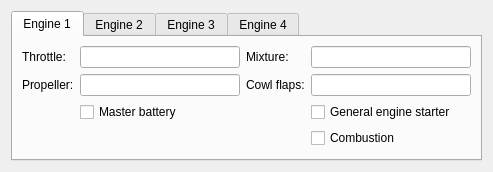
<?xml version="1.0" encoding="UTF-8"?>
<ui version="4.0">
 <class>EngineWidget</class>
 <widget class="QWidget" name="EngineWidget">
  <property name="geometry">
   <rect>
    <x>0</x>
    <y>0</y>
    <width>485</width>
    <height>169</height>
   </rect>
  </property>
  <property name="windowTitle">
   <string>Form</string>
  </property>
  <layout class="QGridLayout" name="gridLayout_4">
   <item row="0" column="0">
    <widget class="QTabWidget" name="tabWidget">
     <property name="currentIndex">
      <number>0</number>
     </property>
     <widget class="QWidget" name="tab">
      <attribute name="title">
       <string>Engine 1</string>
      </attribute>
      <layout class="QGridLayout" name="gridLayout">
       <property name="sizeConstraint">
        <enum>QLayout::SetMinimumSize</enum>
       </property>
       <item row="0" column="0">
        <layout class="QFormLayout" name="formLayout">
         <item row="0" column="0">
          <widget class="QLabel" name="label_33">
           <property name="text">
            <string>Throttle:</string>
           </property>
          </widget>
         </item>
         <item row="0" column="1">
          <widget class="QLineEdit" name="throttle1LineEdit">
           <property name="minimumSize">
            <size>
             <width>160</width>
             <height>0</height>
            </size>
           </property>
           <property name="readOnly">
            <bool>true</bool>
           </property>
          </widget>
         </item>
         <item row="1" column="0">
          <widget class="QLabel" name="label_47">
           <property name="text">
            <string>Propeller:</string>
           </property>
          </widget>
         </item>
         <item row="1" column="1">
          <widget class="QLineEdit" name="propeller1LineEdit">
           <property name="minimumSize">
            <size>
             <width>160</width>
             <height>0</height>
            </size>
           </property>
           <property name="readOnly">
            <bool>true</bool>
           </property>
          </widget>
         </item>
         <item row="2" column="1">
          <widget class="QCheckBox" name="masterBattery1CheckBox">
           <property name="text">
            <string>Master battery</string>
           </property>
          </widget>
         </item>
         <item row="3" column="1">
          <spacer name="verticalSpacer">
           <property name="orientation">
            <enum>Qt::Vertical</enum>
           </property>
           <property name="sizeHint" stdset="0">
            <size>
             <width>20</width>
             <height>40</height>
            </size>
           </property>
          </spacer>
         </item>
        </layout>
       </item>
       <item row="0" column="1">
        <layout class="QFormLayout" name="formLayout_2">
         <item row="0" column="0">
          <widget class="QLabel" name="label_51">
           <property name="text">
            <string>Mixture:</string>
           </property>
          </widget>
         </item>
         <item row="0" column="1">
          <widget class="QLineEdit" name="mixture1LineEdit">
           <property name="minimumSize">
            <size>
             <width>160</width>
             <height>0</height>
            </size>
           </property>
           <property name="readOnly">
            <bool>true</bool>
           </property>
          </widget>
         </item>
         <item row="1" column="0">
          <widget class="QLabel" name="label_55">
           <property name="text">
            <string>Cowl flaps:</string>
           </property>
          </widget>
         </item>
         <item row="1" column="1">
          <widget class="QLineEdit" name="cowlFlaps1LineEdit">
           <property name="minimumSize">
            <size>
             <width>160</width>
             <height>0</height>
            </size>
           </property>
           <property name="readOnly">
            <bool>true</bool>
           </property>
          </widget>
         </item>
         <item row="2" column="1">
          <widget class="QCheckBox" name="generalEngineStarter1CheckBox">
           <property name="text">
            <string>General engine starter</string>
           </property>
          </widget>
         </item>
         <item row="3" column="1">
          <widget class="QCheckBox" name="generalEngineCombustion1CheckBox">
           <property name="text">
            <string>Combustion</string>
           </property>
          </widget>
         </item>
        </layout>
       </item>
      </layout>
     </widget>
     <widget class="QWidget" name="tab_2">
      <attribute name="title">
       <string>Engine 2</string>
      </attribute>
      <layout class="QGridLayout" name="gridLayout_2">
       <property name="sizeConstraint">
        <enum>QLayout::SetMinimumSize</enum>
       </property>
       <item row="0" column="0">
        <layout class="QFormLayout" name="formLayout_7">
         <item row="0" column="0">
          <widget class="QLabel" name="label_34">
           <property name="text">
            <string>Throttle:</string>
           </property>
          </widget>
         </item>
         <item row="0" column="1">
          <widget class="QLineEdit" name="throttle2LineEdit">
           <property name="minimumSize">
            <size>
             <width>160</width>
             <height>0</height>
            </size>
           </property>
           <property name="readOnly">
            <bool>true</bool>
           </property>
          </widget>
         </item>
         <item row="1" column="0">
          <widget class="QLabel" name="label_48">
           <property name="text">
            <string>Propeller:</string>
           </property>
          </widget>
         </item>
         <item row="1" column="1">
          <widget class="QLineEdit" name="propeller2LineEdit">
           <property name="minimumSize">
            <size>
             <width>160</width>
             <height>0</height>
            </size>
           </property>
           <property name="readOnly">
            <bool>true</bool>
           </property>
          </widget>
         </item>
         <item row="2" column="1">
          <widget class="QCheckBox" name="masterBattery2CheckBox">
           <property name="text">
            <string>Master battery</string>
           </property>
          </widget>
         </item>
         <item row="3" column="1">
          <spacer name="verticalSpacer_2">
           <property name="orientation">
            <enum>Qt::Vertical</enum>
           </property>
           <property name="sizeHint" stdset="0">
            <size>
             <width>20</width>
             <height>40</height>
            </size>
           </property>
          </spacer>
         </item>
        </layout>
       </item>
       <item row="0" column="1">
        <layout class="QFormLayout" name="formLayout_8">
         <item row="0" column="0">
          <widget class="QLabel" name="label_52">
           <property name="text">
            <string>Mixture:</string>
           </property>
          </widget>
         </item>
         <item row="0" column="1">
          <widget class="QLineEdit" name="mixture2LineEdit">
           <property name="minimumSize">
            <size>
             <width>160</width>
             <height>0</height>
            </size>
           </property>
           <property name="readOnly">
            <bool>true</bool>
           </property>
          </widget>
         </item>
         <item row="1" column="0">
          <widget class="QLabel" name="label_56">
           <property name="text">
            <string>Cowl flaps:</string>
           </property>
          </widget>
         </item>
         <item row="1" column="1">
          <widget class="QLineEdit" name="cowlFlaps2LineEdit">
           <property name="minimumSize">
            <size>
             <width>160</width>
             <height>0</height>
            </size>
           </property>
           <property name="readOnly">
            <bool>true</bool>
           </property>
          </widget>
         </item>
         <item row="2" column="1">
          <widget class="QCheckBox" name="generalEngineStarter2CheckBox">
           <property name="text">
            <string>General engine starter</string>
           </property>
          </widget>
         </item>
         <item row="3" column="1">
          <widget class="QCheckBox" name="generalEngineCombustion2CheckBox">
           <property name="text">
            <string>Combustion</string>
           </property>
          </widget>
         </item>
        </layout>
       </item>
      </layout>
     </widget>
     <widget class="QWidget" name="tab_3">
      <attribute name="title">
       <string>Engine 3</string>
      </attribute>
      <layout class="QGridLayout" name="gridLayout_3">
       <property name="sizeConstraint">
        <enum>QLayout::SetMinimumSize</enum>
       </property>
       <item row="0" column="0">
        <layout class="QFormLayout" name="formLayout_5">
         <item row="0" column="0">
          <widget class="QLabel" name="label_35">
           <property name="text">
            <string>Throttle:</string>
           </property>
          </widget>
         </item>
         <item row="0" column="1">
          <widget class="QLineEdit" name="throttle3LineEdit">
           <property name="minimumSize">
            <size>
             <width>160</width>
             <height>0</height>
            </size>
           </property>
           <property name="readOnly">
            <bool>true</bool>
           </property>
          </widget>
         </item>
         <item row="1" column="0">
          <widget class="QLabel" name="label_49">
           <property name="text">
            <string>Propeller:</string>
           </property>
          </widget>
         </item>
         <item row="1" column="1">
          <widget class="QLineEdit" name="propeller3LineEdit">
           <property name="minimumSize">
            <size>
             <width>160</width>
             <height>0</height>
            </size>
           </property>
           <property name="readOnly">
            <bool>true</bool>
           </property>
          </widget>
         </item>
         <item row="2" column="1">
          <widget class="QCheckBox" name="masterBattery3CheckBox">
           <property name="text">
            <string>Master battery</string>
           </property>
          </widget>
         </item>
         <item row="3" column="1">
          <spacer name="verticalSpacer_3">
           <property name="orientation">
            <enum>Qt::Vertical</enum>
           </property>
           <property name="sizeHint" stdset="0">
            <size>
             <width>20</width>
             <height>40</height>
            </size>
           </property>
          </spacer>
         </item>
        </layout>
       </item>
       <item row="0" column="1">
        <layout class="QFormLayout" name="formLayout_6">
         <item row="0" column="0">
          <widget class="QLabel" name="label_53">
           <property name="text">
            <string>Mixture:</string>
           </property>
          </widget>
         </item>
         <item row="0" column="1">
          <widget class="QLineEdit" name="mixture3LineEdit">
           <property name="minimumSize">
            <size>
             <width>160</width>
             <height>0</height>
            </size>
           </property>
           <property name="readOnly">
            <bool>true</bool>
           </property>
          </widget>
         </item>
         <item row="1" column="0">
          <widget class="QLabel" name="label_57">
           <property name="text">
            <string>Cowl flaps:</string>
           </property>
          </widget>
         </item>
         <item row="1" column="1">
          <widget class="QLineEdit" name="cowlFlaps3LineEdit">
           <property name="minimumSize">
            <size>
             <width>160</width>
             <height>0</height>
            </size>
           </property>
           <property name="readOnly">
            <bool>true</bool>
           </property>
          </widget>
         </item>
         <item row="2" column="1">
          <widget class="QCheckBox" name="generalEngineStarter3CheckBox">
           <property name="text">
            <string>General engine starter</string>
           </property>
          </widget>
         </item>
         <item row="3" column="1">
          <widget class="QCheckBox" name="generalEngineCombustion3CheckBox">
           <property name="text">
            <string>Combustion</string>
           </property>
          </widget>
         </item>
        </layout>
       </item>
      </layout>
     </widget>
     <widget class="QWidget" name="tab_4">
      <attribute name="title">
       <string>Engine 4</string>
      </attribute>
      <layout class="QGridLayout" name="gridLayout_5">
       <property name="sizeConstraint">
        <enum>QLayout::SetMinimumSize</enum>
       </property>
       <item row="0" column="0">
        <layout class="QFormLayout" name="formLayout_3">
         <item row="0" column="0">
          <widget class="QLabel" name="label_36">
           <property name="text">
            <string>Throttle:</string>
           </property>
          </widget>
         </item>
         <item row="0" column="1">
          <widget class="QLineEdit" name="throttle4LineEdit">
           <property name="minimumSize">
            <size>
             <width>160</width>
             <height>0</height>
            </size>
           </property>
           <property name="readOnly">
            <bool>true</bool>
           </property>
          </widget>
         </item>
         <item row="1" column="0">
          <widget class="QLabel" name="label_50">
           <property name="text">
            <string>Propeller:</string>
           </property>
          </widget>
         </item>
         <item row="1" column="1">
          <widget class="QLineEdit" name="propeller4LineEdit">
           <property name="minimumSize">
            <size>
             <width>160</width>
             <height>0</height>
            </size>
           </property>
           <property name="readOnly">
            <bool>true</bool>
           </property>
          </widget>
         </item>
         <item row="2" column="1">
          <widget class="QCheckBox" name="masterBattery4CheckBox">
           <property name="text">
            <string>Master battery</string>
           </property>
          </widget>
         </item>
         <item row="3" column="1">
          <spacer name="verticalSpacer_4">
           <property name="orientation">
            <enum>Qt::Vertical</enum>
           </property>
           <property name="sizeHint" stdset="0">
            <size>
             <width>20</width>
             <height>40</height>
            </size>
           </property>
          </spacer>
         </item>
        </layout>
       </item>
       <item row="0" column="1">
        <layout class="QFormLayout" name="formLayout_4">
         <item row="0" column="0">
          <widget class="QLabel" name="label_54">
           <property name="text">
            <string>Mixture:</string>
           </property>
          </widget>
         </item>
         <item row="0" column="1">
          <widget class="QLineEdit" name="mixture4LineEdit">
           <property name="minimumSize">
            <size>
             <width>160</width>
             <height>0</height>
            </size>
           </property>
           <property name="readOnly">
            <bool>true</bool>
           </property>
          </widget>
         </item>
         <item row="1" column="0">
          <widget class="QLabel" name="label_58">
           <property name="text">
            <string>Cowl flaps:</string>
           </property>
          </widget>
         </item>
         <item row="1" column="1">
          <widget class="QLineEdit" name="cowlFlaps4LineEdit">
           <property name="minimumSize">
            <size>
             <width>160</width>
             <height>0</height>
            </size>
           </property>
           <property name="readOnly">
            <bool>true</bool>
           </property>
          </widget>
         </item>
         <item row="2" column="1">
          <widget class="QCheckBox" name="generalEngineStarter4CheckBox">
           <property name="text">
            <string>General engine starter</string>
           </property>
          </widget>
         </item>
         <item row="3" column="1">
          <widget class="QCheckBox" name="generalEngineCombustion4CheckBox">
           <property name="text">
            <string>Combustion</string>
           </property>
          </widget>
         </item>
        </layout>
       </item>
      </layout>
     </widget>
    </widget>
   </item>
  </layout>
 </widget>
 <resources/>
 <connections/>
</ui>
